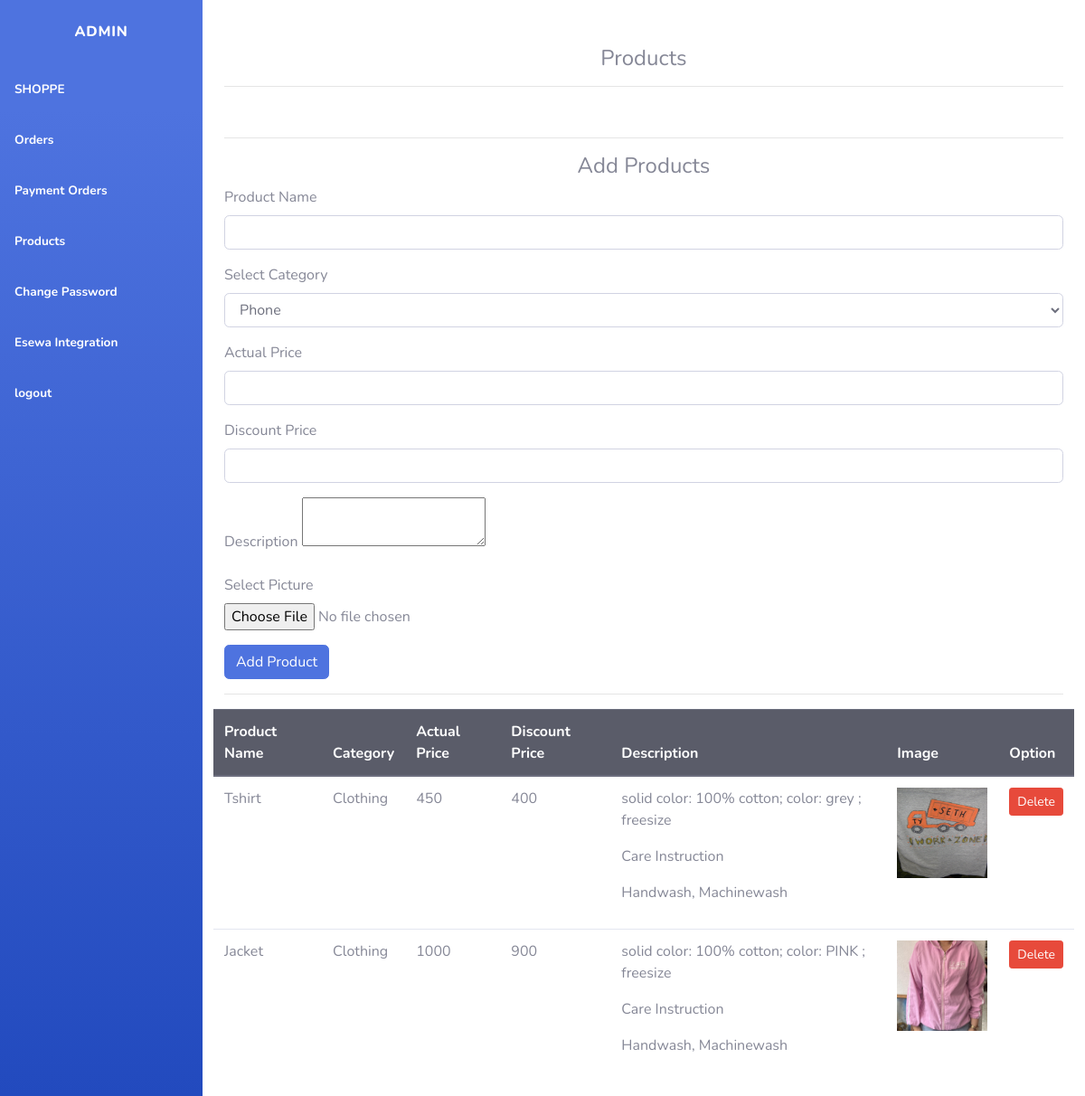
The page /userproducts.php (signed in) on the database its author committed.
### tables this page shows
CREATE TABLE `users` (
  `id` int(11) NOT NULL,
  `phonenumber` varchar(255) NOT NULL,
  `storename` varchar(255) NOT NULL,
  `password` varchar(255) NOT NULL
);

CREATE TABLE `products` (
  `id` int(11) NOT NULL,
  `name` text NOT NULL,
  `location` varchar(255) NOT NULL,
  `category` varchar(255) NOT NULL,
  `discount` int(255) NOT NULL,
  `price` int(255) NOT NULL,
  `description` text NOT NULL,
  `userid` int(255) NOT NULL,
  `storename` text NOT NULL
);

### userproducts.php (the view, shortened to what this page needs)
<?php session_start();
if(isset($_SESSION['id'])){
include'config.php';
$uid = $_SESSION['id'];
$sql = "SELECT * FROM users where id='$uid'";
$record = mysqli_query($conn,$sql);
$row = mysqli_fetch_array($record);
$sqlcategory = "SELECT * FROM category ";
$recordcategory = mysqli_query($conn,$sqlcategory);
$sqlproducts = "SELECT * FROM products WHERE userid='$uid' ";
$recordproducts = mysqli_query($conn,$sqlproducts);
?>
<!DOCTYPE html>
<html lang="en">
<head>
    <link href="admin/vendor/fontawesome-free/css/all.min.css" rel="stylesheet" type="text/css">
    <link href="admin/css/sb-admin-2.min.css" rel="stylesheet">
</head>
<body id="page-top">
    <div id="wrapper">
        <ul class="navbar-nav bg-gradient-primary sidebar sidebar-dark accordion" id="accordionSidebar">
            <a class="sidebar-brand d-flex align-items-center justify-content-center" href="superadmindashboard.php">
                <div class="sidebar-brand-text mx-3">Admin<sup></sup></div>
            </a>
            <li class="nav-item active">
                <a class="nav-link" href="userdashboard.php">
                    <span><?php
                    echo $row['storename'];
                    ?></span></a>
            </li>
            <li class="nav-item active">
                <a class="nav-link" href="userorders.php">
                    <span>Orders</span></a>
            </li>
            <li class="nav-item active">
                <a class="nav-link" href="paymentorders.php">
                    <span>Payment Orders</span></a>
            </li>
            <li class="nav-item active">
                <a class="nav-link" href="userproducts.php">
                    <span>Products</span></a>
            </li>
            <li class="nav-item active">
                <a class="nav-link" href="userpassword.php">
                    <span>Change Password</span></a>
            </li>
            <li class="nav-item active">
                <a class="nav-link" href="esewaintegration.php">
                    <span>Esewa Integration</span></a>
            </li>
            <li class="nav-item active">
                <a class="nav-link" href="logoutuser.php?lid=<?php echo $row['id'];?>">
                    <span>logout</span></a>
            </li>
        </ul>
            <div class="container">
                            <div class="row">
                                <div class="col-lg-12" style="text-align: center;">
                                    <h4 style="margin-top:50px;">Products</h4>
                                    <hr>
                                    <br>
                                </div>
                            </div>
                            <div class="row">
                                <div class="col-lg-12">
                            <hr>
                                    <h4><center>Add Products</center></h4>
                                    <form method="POST" action="addproducts.php" enctype="multipart/form-data" name="addroom">
                                      <div class="form-group">
                                        <label for="exampleInputEmail1">Product Name</label>
                                        <input type="text" class="form-control" id="exampleInputEmail1" aria-describedby="emailHelp" name="product" required>
                                      </div>
                                      <div class="form-group">
                                          <label for="exampleInputEmail1">Select Category</label>
                                          <select class="form-control" id="exampleFormControlSelect1" name="category">
                                            <?php while($rowcategory=mysqli_fetch_array($recordcategory)){
                                            ?>
                                              <option><?php echo $rowcategory['category'];?></option>
                                            <?php }?>
                                          </select>
                                      </div>
                                      <div class="form-group">
                                        <label for="exampleInputEmail1">Actual Price</label>
                                        <input type="number" class="form-control" id="exampleInputEmail1" aria-describedby="emailHelp" name="price" required>
                                      </div>
                                      <div class="form-group">
                                        <label for="exampleInputEmail1">Discount Price</label>
                                        <input type="number" class="form-control" id="exampleInputEmail1" aria-describedby="emailHelp" name="discount" required>
                                      </div>
                                      <div class="form-group">
                                        <label for="exampleFormControlTextarea1">Description</label>
                                        <textarea id="editor" name="description"></textarea>
                                      </div>
                                      <div class="form-group">
                                        <label for="exampleFormControlFile1">Select Picture</label>
                                        <input type="file" class="form-control-file" id="exampleFormControlFile1" name="image" required>
                                      </div>
                                      <button type="submit" class="btn btn-primary" name="add">Add Product</button>
                                    </form>
                                </div>
                            </div>
                            <hr>
                            <div class="row">
                                <table class="table">
                                  <thead class="thead-dark">
                                    <tr>
                                      <th scope="col">Product Name</th>
                                      <th scope="col">Category</th>
                                      <th scope="col">Actual Price</th>
                                      <th scope="col">Discount Price</th>
                                      <th scope="col">Description</th>
                                      <th scope="col">Image</th>
                                      <th scope="col">Option</th>
                                    </tr>
                                  </thead>
                                  <tbody>
                                    <?php while($rowproducts=mysqli_fetch_array($recordproducts)){
                                        $delproduct=$rowproducts['id'];
                                        $dellocation=$rowproducts['location'];
                                        ?>
                                        <tr>
                                       <td>
                                        <div style="">
                                            <?php echo $rowproducts['name'] ; ?>
                                        </div></td>
                                        <td>
                                        <div style="">
                                            <?php echo $rowproducts['category'] ; ?>
                                        </div></td>
                                        <td>
                                        <div style="">
                                            <?php echo $rowproducts['price'] ; ?>
                                        </div></td>
                                        <td>
                                        <div style="">
                                            <?php echo $rowproducts['discount'] ; ?>
                                        </div></td>
                                        <td>
                                            <div style="">
                                            <?php echo $rowproducts['description'] ; ?>
                                        </div></td>
                                        <td>
                                        <div style="">
                                            <img src="<?php echo $rowproducts['location'] ; ?>" style="height:100px;width:100px;">
                                        </div></td>
                                        <td>
                                        <div style="">
                                            <?php echo"<a href='deleteproduct.php?id=$delproduct&fileid=$dellocation'>"."<div class='btn btn-danger btn-sm btn-block'>Delete</div>"."</a>"; ?>
                                        </div></td>
                                    </tr>
                                    <?php } ?>
                                            </tbody>
                                        </table>
                            </div>
            </div>
</body>
</html>
<?php }else{header('Location:account.php?alert=login_first');
    }?>

### rows shown on the page
users: storename "SHOPPE"
products: name "Tshirt", category "Clothing", price "450", discount "400", description "solid color: 100% cotton; color: grey ; freesize Care Instruction Handwash, Machinewash", location (picture)
products: name "Jacket", category "Clothing", price "1000", discount "900", description "solid color: 100% cotton; color: PINK ; freesize Care Instruction Handwash, Machinewash", location (picture)

### other values the page prints
form field category "Phone"
